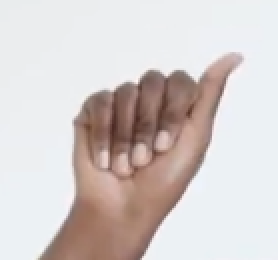
#> input picture sign image corpuses/a1.png.PNG, 139 x 130 px, found by its file name (shown 2 times larger); its folder holds only this picture in this run
$ jupyter execute --allow-errors NSL_STATIC_ALPHABET.ipynb   (older library calls are emulated)
#> lines starting #> are read from the running program, lines starting #| are printed output that depends on the picture
#**DEVELOP A MODEL FOR RECOGNIZING 24 STATIC ALPHABETS OF THE NIGERIAN SIGN LANGUAGE (NSL)**

#Data Preprocessing

**Normalize and Resize Images**

Images resized to a uniform size (64x64) and normalized

[cell 1]
import cv2
import numpy as np
import os

# Function to preprocess an image
def preprocess_image(image_path, target_size=(64, 64)):
    # Load image
    img = cv2.imread(image_path)

    # Resize image to target size
    img_resized = cv2.resize(img, target_size)

    # Convert image to grayscale
    img_gray = cv2.cvtColor(img_resized, cv2.COLOR_BGR2GRAY)

    # Normalize pixel values to range [0, 1]
    img_normalized = img_gray / 255.0

    return img_normalized

# Example: Apply preprocessing to all images in the folder
image_folder = '/content/drive/MyDrive/Colab Notebooks/sign image corpuses'
processed_images = []

for img_filename in os.listdir(image_folder):
    img_path = os.path.join(image_folder, img_filename)

    if img_filename.endswith('.jpg') or img_filename.endswith('.png'):
        processed_img = preprocess_image(img_path)
        processed_images.append(processed_img)

# Now 'processed_images' contains your normalized and resized images

**Data Augmentation**

Data augmentation applied to increase the variability of the dataset, which helps the model generalize better.

[cell 2]
from tensorflow.keras.preprocessing.image import ImageDataGenerator
import numpy as np

# Initialize the ImageDataGenerator for real-time data augmentation
#> (the rest of this cell did not finish here and is left out)

#Feature Extraction

In this step, the relevant features from the preprocessed images are extracted. The goal is to obtain meaningful information that will help the model classify the images into one of the 24 static NSL alphabets. Four different feature extraction techniques will be used:

    1. Histogram of Oriented Gradients (HOG)
    2. Local Binary Patterns (LBP)
    3. Edge Orientation Histogram (EOH)
    4. Speeded-Up Robust Features (SURF)

**Histogram of Oriented Gradients (HOG)**

HOG is a feature descriptor that captures the edge directions and magnitudes of an image. It is commonly used in object detection and image classification tasks.

[cell 3]
from skimage.feature import hog
from skimage import exposure
import numpy as np

# Function to compute HOG features for grayscale images
def extract_hog_features(image):
    # Compute HOG features (no need for multichannel argument since the image is grayscale)
    features, hog_image = hog(image, pixels_per_cell=(8, 8), cells_per_block=(2, 2), visualize=True)

    # Rescale the HOG image for better visualization
    hog_image_rescaled = exposure.rescale_intensity(hog_image, in_range=(0, 10))

    return features

# Example usage for one image
#hog_features = extract_hog_features(processed_images[0])  # process one image

**Local Binary Patterns (LBP)**

[cell 4]
from skimage.feature import local_binary_pattern
import numpy as np

# Function to compute LBP features
def extract_lbp_features(image, radius=1, n_points=8):
    # Convert the image to uint8 type to avoid the warning
    image = (image * 255).astype(np.uint8)  # scale and convert to integer type

    # Compute LBP features
    lbp = local_binary_pattern(image, n_points, radius, method='uniform')

    # Calculate the LBP histogram
    lbp_hist, _ = np.histogram(lbp.ravel(), bins=np.arange(0, n_points+3), range=(0, n_points+2))

    # Normalize the histogram
    lbp_hist = lbp_hist.astype('float')
    lbp_hist /= (lbp_hist.sum() + 1e-6)

    return lbp_hist

# Example usage for one image
#lbp_features = extract_lbp_features(processed_images[0])  # process one image

**Edge Orientation Histogram (EOH)**

EOH captures the gradient direction and magnitude, similar to HOG but focuses on the orientation of edges.

Here’s the implementation for EOH:

[cell 5]
import cv2
import numpy as np

# Function to compute EOH features
def extract_eoh_features(image):
    # Compute gradient along x and y axes
    grad_x = cv2.Sobel(image, cv2.CV_64F, 1, 0, ksize=3)
    grad_y = cv2.Sobel(image, cv2.CV_64F, 0, 1, ksize=3)

    # Compute the gradient orientation (angle)
    magnitude, angle = cv2.cartToPolar(grad_x, grad_y, angleInDegrees=True)

    # Create the EOH histogram of orientations (18 bins)
    angle_hist = np.histogram(angle.ravel(), bins=18, range=(0, 180))[0]

    # Normalize the histogram
    angle_hist = angle_hist.astype('float')
    angle_hist /= (angle_hist.sum() + 1e-6)

    return angle_hist

# Example usage for one image
#eoh_features = extract_eoh_features(processed_images[0])  # process one image

**Combining the Features**

Combining the HOG, LBP, and EOH features into one feature vector:

[cell 6]
# Function to concatenate HOG, LBP, and EOH features
def combine_features(hog_features, lbp_features, eoh_features):
    combined_features = np.hstack((hog_features, lbp_features, eoh_features))
    return combined_features

# Example for one image
#combined_features = combine_features(hog_features, lbp_features, eoh_features)

#Classification of the extracted features using a Support Vector Machine

We'll use three different kernels: Linear Kernel, Gaussian Kernel (RBF), and Radial Basis Function Kernel.

We will classify the features we extracted (HOG, LBP, and EOH) using an SVM classifier. We'll also use the One-vs-All approach to handle multi-class classification.

**SVM Classification**

[cell 7]
import os
import cv2
import numpy as np

# Folder containing the images
image_folder = '/content/drive/MyDrive/Colab Notebooks/sign image corpuses'  # Update this to your actual path

# List of alphabet letters excluding 'j' and 'z' (a to y, minus j and z)
alphabet = ['a', 'b', 'c', 'd', 'e', 'f', 'g', 'h', 'i', 'k', 'l', 'm', 'n', 'o', 'p', 'q', 'r', 's', 't', 'u', 'v', 'w', 'x', 'y']

# Initialize lists to store features and labels
combined_features = []  # This will store all extracted features
labels = []  # This will store the corresponding labels (0-23 for NSL alphabets)

# Loop through the images in the folder
for image_name in os.listdir(image_folder):
    if image_name.endswith(".png.PNG"):  # Ensure we're only processing .png image files

        # Extract the letter (a, b, c, ...) from the image name (e.g., 'a1.png' -> 'a')
        letter = image_name[0]  # First character of the filename is the letter (e.g., 'a' from 'a1.png')

        # Check if the letter is valid (a to y excluding j and z)
        if letter in alphabet:
            # Determine the label from the alphabet list
            label_idx = alphabet.index(letter)  # Get the label index for the letter

            # Construct the full path of the image
            image_path = os.path.join(image_folder, image_name)

            # Read and process the image (convert to grayscale)
            image = cv2.imread(image_path, cv2.IMREAD_GRAYSCALE)
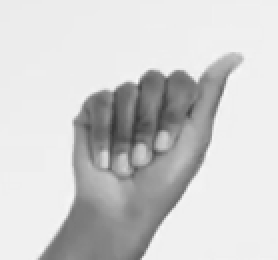
#> image: shape (130, 139) (shown 2 times larger); min 56, max 250, mean 207.2

            # Apply preprocessing steps like resizing, normalization here (if needed)
            image_resized = cv2.resize(image, (64, 64))  # Example of resizing to 64x64
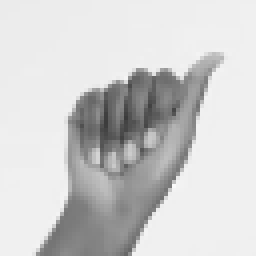
#> image_resized: shape (64, 64) (shown 4 times larger); min 59, max 248, mean 207.2

            # Extract HOG, LBP, and EOH features for each image
            hog_features = extract_hog_features(image_resized)
#> in extract_hog_features, `features, hog_image = hog(image, pixels_per_cell=(8, 8), cells_per_blo..`: features = 1764 values, max 0.754 at index 1476, min 0 at index 1, mean 0.096
#> in extract_hog_features, `hog_image_rescaled = exposure.rescale_intensity(hog_image, in_range=(0..`:
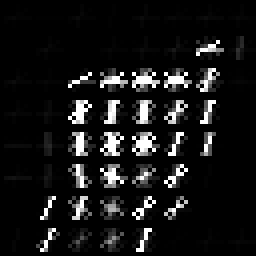
#> hog_image_rescaled: shape (64, 64) float64 (shown 4 times larger); min 0, max 1, mean 0.0883
#> in extract_hog_features, `hog_image_rescaled = exposure.rescale_intensity(hog_image, in_range=(0..`:
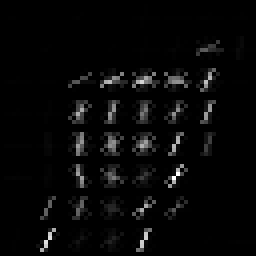
#> hog_image: shape (64, 64) float64 (shown 4 times larger); min 0, max 44.21, mean 1.3; drawn with min black and max white
#> hog_features has the same summary as features in extract_hog_features
            lbp_features = extract_lbp_features(image_resized)
#> in extract_lbp_features, `image = (image * 255).astype(np.uint8)`:
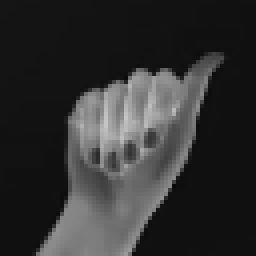
#> image: shape (64, 64) (shown 4 times larger); min 8, max 197, mean 48.8
#> in extract_lbp_features, `lbp = local_binary_pattern(image, n_points, radius, method='uniform')`:
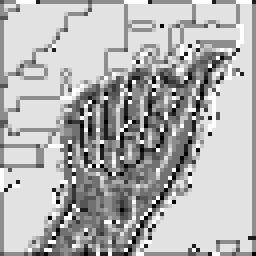
#> lbp: shape (64, 64) float64 (shown 4 times larger); min 0, max 9, mean 6.28; drawn with min black and max white
#> in extract_lbp_features, `lbp_hist, _ = np.histogram(lbp.ravel(), bins=np.arange(0, n_points+3),..`: lbp_hist = [62, 140, 65, 235, 445, 658, 126, 188, 1976, 201]
#> in extract_lbp_features, `lbp_hist /= (lbp_hist.sum() + 1e-6)`: lbp_hist = [0.0151, 0.0342, 0.0159, 0.0574, 0.109, 0.161, 0.0308, 0.0459, 0.482, 0.0491]
#> lbp_features has the same summary as lbp_hist in extract_lbp_features
            eoh_features = extract_eoh_features(image_resized)
#> in extract_eoh_features, `grad_x = cv2.Sobel(image, cv2.CV_64F, 1, 0, ksize=3)`:
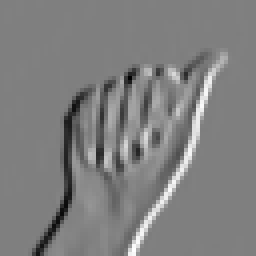
#> grad_x: shape (64, 64) float64 (shown 4 times larger); min -502, max 499, mean 0.3; drawn with min black and max white
#> in extract_eoh_features, `grad_y = cv2.Sobel(image, cv2.CV_64F, 0, 1, ksize=3)`:
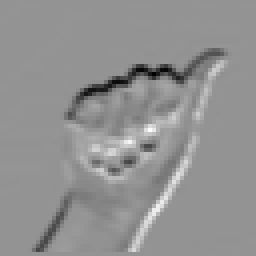
#> grad_y: shape (64, 64) float64 (shown 4 times larger); min -502, max 366, mean -4.9; drawn with min black and max white
#> in extract_eoh_features, `magnitude, angle = cv2.cartToPolar(grad_x, grad_y, angleInDegrees=True)`:
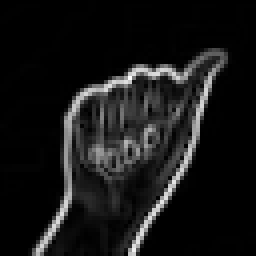
#> magnitude: shape (64, 64) float64 (shown 4 times larger); min 0, max 590, mean 52.9; drawn with min black and max white
#> in extract_eoh_features, `magnitude, angle = cv2.cartToPolar(grad_x, grad_y, angleInDegrees=True)`:
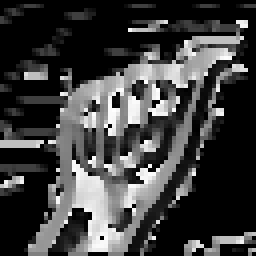
#> angle: shape (64, 64) float64 (shown 4 times larger); min 0, max 359.6, mean 88.9; drawn with min black and max white
#> in extract_eoh_features, `angle_hist = np.histogram(angle.ravel(), bins=18, range=(0, 180))[0]`: angle_hist = 18 values, max 1895 at index 0, min 12 at index 12, mean 168.3
#> in extract_eoh_features, `angle_hist /= (angle_hist.sum() + 1e-6)`: angle_hist = 18 values, max 0.625 at index 0, min 0.00396 at index 12, mean 0.0556
#> eoh_features has the same summary as angle_hist in extract_eoh_features

            # Combine features
            combined_features.append(np.hstack((hog_features, lbp_features, eoh_features)))

            # Add the corresponding label (0-23 based on alphabet)
            labels.append(label_idx)

# Check the first few labels and corresponding letters
for i in range(min(10, len(labels))):  # Check up to the first 10 images, or fewer if there are less than 10 images
    print(f"Image {i+1}: Label = {labels[i]}, Letter = {alphabet[labels[i]]}")

# Convert combined_features and labels to numpy arrays
combined_features = np.array(combined_features)
labels = np.array(labels)

# Check the distribution of classes in the full dataset
print("\nFull dataset labels distribution:")
print(np.unique(labels, return_counts=True))

$ run again, on sign image corpuses/b1.png.PNG
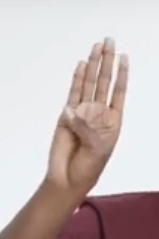
#> input picture sign image corpuses/b1.png.PNG, 159 x 239 px, found by its file name
#> features = 1764 values, max 0.939 at index 1289, min 0 at index 0, mean 0.101
#> hog_features has the same summary as features in extract_hog_features
#> in extract_lbp_features, `lbp = local_binary_pattern(image, n_points, radius, method='uniform')`:
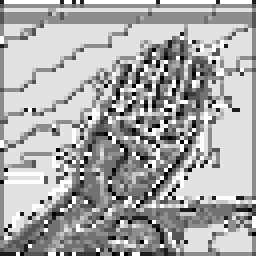
#> lbp: shape (64, 64) float64 (shown 4 times larger); min 0, max 9, mean 5.97; drawn with min black and max white
#> in extract_lbp_features, `lbp_hist, _ = np.histogram(lbp.ravel(), bins=np.arange(0, n_points+3),..`: lbp_hist = [82, 156, 83, 306, 482, 801, 147, 208, 1520, 311]
#> in extract_lbp_features, `lbp_hist /= (lbp_hist.sum() + 1e-6)`: lbp_hist = [0.02, 0.0381, 0.0203, 0.0747, 0.118, 0.196, 0.0359, 0.0508, 0.371, 0.0759]
#> lbp_features has the same summary as lbp_hist in extract_lbp_features
#> in extract_eoh_features, `magnitude, angle = cv2.cartToPolar(grad_x, grad_y, angleInDegrees=True)`:
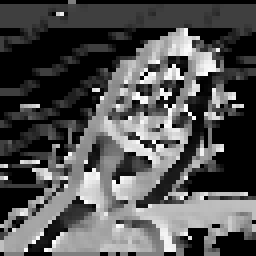
#> angle: shape (64, 64) float64 (shown 4 times larger); min 0, max 359.6, mean 117.1; drawn with min black and max white
#> in extract_eoh_features, `angle_hist = np.histogram(angle.ravel(), bins=18, range=(0, 180))[0]`: angle_hist = 18 values, max 1205 at index 0, min 13 at index 14, mean 151.3
#> in extract_eoh_features, `angle_hist /= (angle_hist.sum() + 1e-6)`: angle_hist = 18 values, max 0.442 at index 0, min 0.00477 at index 14, mean 0.0556
#> eoh_features has the same summary as angle_hist in extract_eoh_features

$ run again, on sign image corpuses/a2.png.PNG
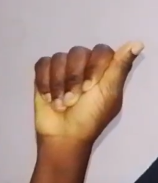
#> input picture sign image corpuses/a2.png.PNG, 158 x 183 px, found by its file name
#> features = 1764 values, max 0.761 at index 1442, min 0 at index 3, mean 0.108
#> hog_features has the same summary as features in extract_hog_features
#> in extract_lbp_features, `lbp_hist, _ = np.histogram(lbp.ravel(), bins=np.arange(0, n_points+3),..`: lbp_hist = [66, 183, 103, 436, 656, 1004, 243, 206, 960, 239]
#> in extract_lbp_features, `lbp_hist /= (lbp_hist.sum() + 1e-6)`: lbp_hist = [0.0161, 0.0447, 0.0251, 0.106, 0.16, 0.245, 0.0593, 0.0503, 0.234, 0.0583]
#> lbp_features has the same summary as lbp_hist in extract_lbp_features
#> in extract_eoh_features, `magnitude, angle = cv2.cartToPolar(grad_x, grad_y, angleInDegrees=True)`:
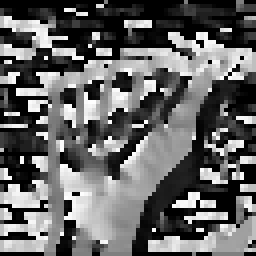
#> angle: shape (64, 64) float64 (shown 4 times larger); min 0, max 359.7, mean 142.4; drawn with min black and max white
#> in extract_eoh_features, `angle_hist = np.histogram(angle.ravel(), bins=18, range=(0, 180))[0]`: angle_hist = 18 values, max 897 at index 0, min 15 at index 15, mean 128.9
#> in extract_eoh_features, `angle_hist /= (angle_hist.sum() + 1e-6)`: angle_hist = 18 values, max 0.387 at index 0, min 0.00647 at index 15, mean 0.0556
#> eoh_features has the same summary as angle_hist in extract_eoh_features
